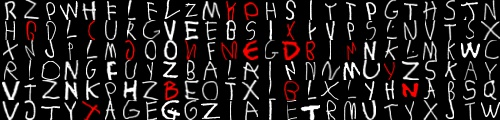
#> input picture scripts/trainSVM-letters/letters-classification.jpg, 500 x 120 px, given as the content of the folder letters-classification.jpg, which was not available
$ python -i train_letters.py   (imports and definitions only)   (older library calls are emulated)
#> lines starting #> are read from the running program, lines starting #| are printed output that depends on the picture; after the words box and inside, x2 and y2 are one past the last pixel; in counts of white or black regions, pixels touching at a corner belong together; pictures that were not available may be replaced by others from this repository, and a replacement may not be noted
#!/usr/bin/env python

import cv2

import numpy as np
import os, shutil
import mahotas

SZ = 20
CLASS_N = 26

# local modules
from common import clock, mosaic

LettersMap = {"A":0, "B":1, "C":2, "D":3, "E":4, "F":5, "G":6, "H":7, "I":8, "J":9, "K":10, "L":11, "M":12, "N":13, "O":14, "P":15, "Q":16, "R":17, "S":18, "T":19, "U":20, "V":21, "W":22, "X":23, "Y":24,"Z":25,"1":26, "2":27, "3":28, "4":29, "5":30, "6":31, "7":32, "8":33, "9":34,"0":35}

# [14 lines left out: functions split2d, load_digits, not called in this run]

def setLocalMaxWindowSize(size):
	kernel = cv2.getStructuringElement(cv2.MORPH_RECT,(2 * size + 1, 2 * size + 1) );
	return kernel

def preProcess(gray,cell_size):
	#gray = cv2.cvtColor(img, cv2.COLOR_BGR2GRAY)
#> called with cell_size = (20, 20)
	gray[:3,:]   = 255
	gray[:,:3]   = 255
	gray[:,-3:]  = 255
	gray[-3:,:]  = 255

	#cv2.imshow("ORIGINAL", gray)
	ret2,gray = cv2.threshold(gray,150,255,cv2.THRESH_BINARY+cv2.THRESH_OTSU)
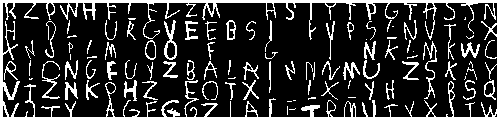
#> gray: shape (120, 500); 19.3% white; 89 white regions (27 under 20 px), largest, box (x1, y1, x2, y2) and area: (0, 0, 500, 120) 6970, (164, 20, 177, 60) 205, (423, 41, 437, 99) 200
#> ret2 = 111
	#kernel = setLocalMaxWindowSize(1)

	# blur the image, find edges, and then find contours along
	# the edged regions
	blurred = cv2.GaussianBlur(gray, (7, 7), 0)
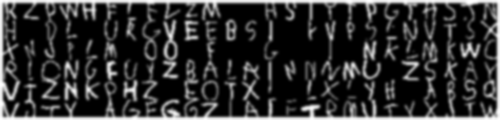
#> blurred: shape (120, 500); min 0, max 255, mean 49.1

	thresh = cv2.adaptiveThreshold(blurred,255,cv2.ADAPTIVE_THRESH_GAUSSIAN_C , cv2.THRESH_BINARY_INV,45,10) #45
#> thresh: shape (120, 500); 58.6% white; 44 black regions (2 under 20 px), largest, box (x1, y1, x2, y2) and area: (0, 0, 500, 120) 15172, (141, 7, 161, 113) 862, (263, 7, 280, 94) 620

	# kernel = setLocalMaxWindowSize(2)
	# thresh = cv2.morphologyEx(thresh, cv2.MORPH_OPEN, kernel)
	kernel = setLocalMaxWindowSize(2)
	thresh = cv2.morphologyEx(thresh, cv2.MORPH_CLOSE, kernel)
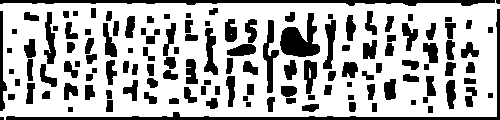
#> thresh: shape (120, 500); 70.2% white; 132 black regions (2 under 20 px), largest, box (x1, y1, x2, y2) and area: (6, 9, 500, 120) 1887, (0, 0, 495, 6) 1651, (280, 13, 320, 57) 977

	edged = cv2.Canny(thresh,30,150,apertureSize = 5)
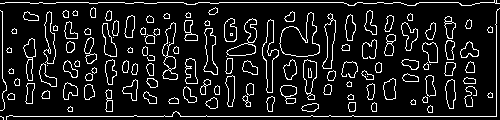
#> edged: shape (120, 500); 11% white in thin lines or dots

	#edged = cv2.Canny(blurred, 30, 150)
	(_, cnts, _) = cv2.findContours(edged.copy(), cv2.RETR_EXTERNAL, cv2.CHAIN_APPROX_SIMPLE)
#> cnts = 123 contours, 26 with area under 20; largest, box (x1, y1, x2, y2) and area: (279, 12, 320, 57) 978, (262, 19, 279, 93) 492, (226, 18, 257, 56) 436, (162, 22, 178, 80) 417, (322, 13, 336, 69) 357
	# cv2.imshow("CANNY", edged)
	# # cv2.waitKey(0)
	# cv2.namedWindow("ROI", cv2.WINDOW_NORMAL);
	# cv2.namedWindow("ROISkewed", cv2.WINDOW_NORMAL);
	# cv2.namedWindow("roiCentered", cv2.WINDOW_NORMAL);

	# loop over the contours
	max_area = 0
	#print("I area {} cnts" .format(len(cnts)))
	for c in cnts:
		# compute the bounding box for the rectangle
		(x, y, w, h) = cv2.boundingRect(c)
		# if the width is at least 7 pixels and the height
		# is at least 20 pixels, the contour is likely a digit
		area = w*h

		if area > max_area:
			cnt = c
			max_area = area
#> this loop made 123 passes
#> (x, y, w, h, area, max_area) on passes 2, 3, 4, 16, 18, 19, 21, 30, 32, 49, 60, 83: (67, 106, 6, 6, 36, 36), (427, 105, 6, 8, 48, 48), (301, 103, 18, 9, 162, 162), (143, 91, 14, 13, 182, 182), (105, 89, 8, 23, 184, 184), (464, 86, 13, 21, 273, 273), (280, 85, 17, 19, 323, 323), (445, 79, 11, 30, 330, 330), (122, 79, 16, 22, 352, 352), (39, 63, 18, 24, 432, 432), (303, 59, 14, 41, 574, 574), (203, 28, 15, 47, 705, 705)
#> (x, y, w, h, area) on passes 5 to 10: (371, 102, 6, 10, 60), (348, 102, 8, 10, 80), (410, 99, 6, 6, 36), (205, 97, 13, 12, 156), (168, 97, 11, 7, 77), (422, 96, 6, 7, 42)
#> after the loop, cnt = contour of 90 points, box (x1, y1, x2, y2) (6, 8, 500, 120), area 4; max_area = 55328

		#if (w >= 7) and (h >= 20):

	(x, y, w, h) = cv2.boundingRect(cnt)
	roi = thresh[y:y + h, x:x + w]
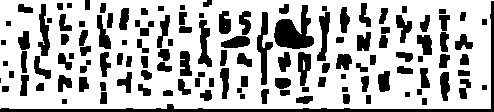
#> roi: shape (112, 494); 71.3% white; 129 black regions (1 under 20 px), largest, box (x1, y1, x2, y2) and area: (0, 1, 494, 112) 1887, (274, 5, 314, 49) 977, (257, 12, 273, 85) 497

	roi = deskew(roi,SZ)
	roi = center_extent(roi, (20, 20))

	# [12 lines of commented-out code are left out]

	return roi

def load_letters(fn,filename):
    letter_img = cv2.imread(os.path.join(fn, filename), 0)
    letter = preProcess(letter_img, (SZ, SZ))
    label = LettersMap[filename[0]]
    return letter, label


def load_folder(fn):
	images = []
	labels = []
	for filename in os.listdir(fn):
		if filename.endswith('jpg'):
			image,label = load_letters(fn,filename)
			images.append(image)
			labels.append(label)
	return np.array(images), np.array(labels)

def resize(image, width = None, height = None, inter = cv2.INTER_AREA):
	# initialize the dimensions of the image to be resized and
	# grab the image size
	dim = None
	(h, w) = image.shape[:2]

	# if both the width and height are None, then return the
	# original image
	if width is None and height is None:
		return image

	# check to see if the width is None
	if width is None:
		# calculate the ratio of the height and construct the
		# dimensions
		r = height / float(h)
		dim = (int(w * r), height)

	# otherwise, the height is None
	else:
		# calculate the ratio of the width and construct the
		# dimensions
		r = width / float(w)
		dim = (width, int(h * r))

	# resize the image
	resized = cv2.resize(image, dim, interpolation = inter)

	# return the resized image
	return resized

def deskew(img,width):
#> called with width = 20
	(h, w) = img.shape[:2]
#> h = 112; w = 494
	m = cv2.moments(img)
#> m = moments, m00 10060005, centre m10/m00, m01/m00 = (245.5, 54.88)
	if abs(m['mu02']) < 1e-2:
		return img.copy()
	skew = m['mu11']/m['mu02']
#> skew = -0.022
	M = np.float32([[1, skew, -0.5*w*skew], [0, 1, 0]])
#> M = [[1, -0.022, 5.43], [0, 1, 0]]
	img = cv2.warpAffine(img, M, (w, h), flags=cv2.WARP_INVERSE_MAP | cv2.INTER_LINEAR)
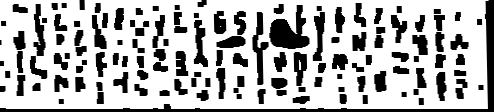
#> img: shape (112, 494); min 0, max 255, mean 179.9

	# resize the image to have a constant width
	image = resize(img, width = width)
	return image

def center_extent(image, size):
	# grab the extent width and height
#> called with image = array of shape (4, 20), size = (20, 20)
	(eW, eH) = size

	# handle when the width is greater than the height
	if image.shape[1] > image.shape[0]:
		image = resize(image, width = eW)

	# otherwise, the height is greater than the width
	else:
		image = resize(image, height = eH)

	# allocate memory for the extent of the image and
	# grab it
	extent = np.zeros((eH, eW), dtype = "uint8")
	offsetX = (eW - image.shape[1]) // 2
#> offsetX = 0
	offsetY = (eH - image.shape[0]) // 2
#> offsetY = 8
	extent[offsetY:offsetY + image.shape[0], offsetX:offsetX + image.shape[1]] = image

	# compute the center of mass of the image and then
	# move the center of mass to the center of the image
	(cY, cX) = np.round(mahotas.center_of_mass(extent)).astype("int32")
#> cY = 9; cX = 9
	(dX, dY) = ((size[0] // 2) - cX, (size[1] // 2) - cY)
#> dX = 1; dY = 1
	M = np.float32([[1, 0, dX], [0, 1, dY]])
#> M = [[1, 0, 1], [0, 1, 1]]
	extent = cv2.warpAffine(extent, M, size)
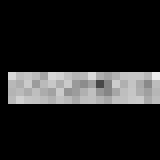
#> extent: shape (20, 20) (shown 8 times larger); min 0, max 237, mean 34.3

	# return the extent of the image
	return extent

class StatModel(object):
    def load(self, fn):
        self.model.load(fn)  # Known bug: https://github.com/opencv/opencv/issues/4969
    def save(self, fn):
        self.model.save(fn)

class SVM(StatModel):
    # [6 lines left out: function __init__, not called in this run]

    def train(self, samples, responses):
        self.model.train(samples, cv2.ml.ROW_SAMPLE, responses)

    def predict(self, samples):

        return self.model.predict(samples)[1].ravel()


# [19 lines left out: function evaluate_model, not called in this run]

def preprocess_simple(digits):
    return np.float32(digits).reshape(-1, SZ*SZ) / 255.0


# [40 lines left out: functions get_hog, get_train_test_indx, not called in this run]


# [57 lines not run here, left out]

#> (the run stopped early here; a loop or call above may not have finished)
